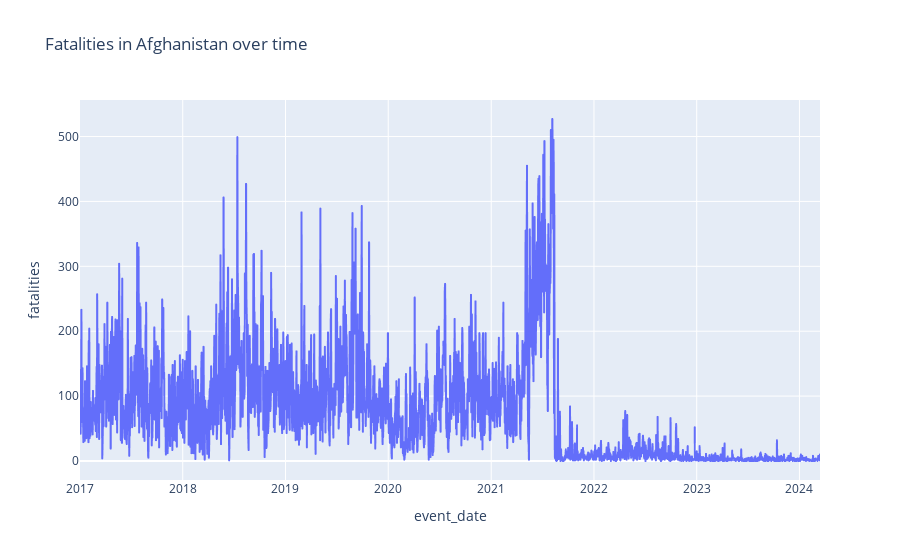

The cell this chart's notebook holds for it:
### Code cell
plot_fatilities_country(all_country_df, "Afghanistan", 1)

### Figure 1 — Plotly figure (JSON) as saved in the notebook; plotly's stock layout.template omitted (floating-point values rounded to 4 significant figures; data arrays with more than 128 entries replaced by an {"elided": "..."} marker saying what was removed)
{"data": [{"hovertemplate": "event_date=%{x}<br>fatalities=%{y}<extra></extra>", "legendgroup": "", "line": {"color": "#636efa", "dash": "solid"}, "marker": {"symbol": "circle"}, "mode": "lines", "name": "", "showlegend": false, "type": "scattergl", "x": {"elided": "2602 str values"}, "xaxis": "x", "y": {"elided": "2602 int values"}, "yaxis": "y"}], "layout": {"legend": {"tracegroupgap": 0}, "title": {"text": "Fatalities in Afghanistan over time"}, "xaxis": {"anchor": "y", "domain": [0, 1], "title": {"text": "event_date"}}, "yaxis": {"anchor": "x", "domain": [0, 1], "title": {"text": "fatalities"}}}}
